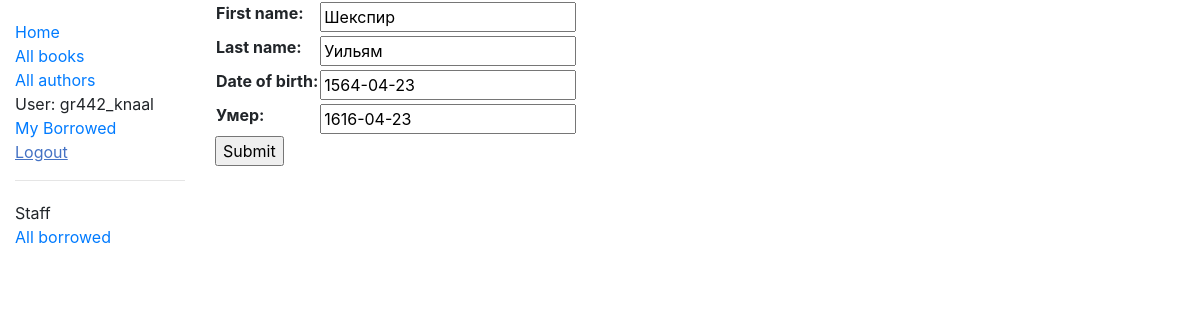
Screenshot of /catalog/author/1/update/ (signed in) with the database file from the repository.
### catalog/models.py (models this page shows, shortened)
class Author(models.Model):
    first_name = models.CharField(max_length=100)
    last_name = models.CharField(max_length=100)
    date_of_birth = models.DateField(null=True, blank=True)
    date_of_death = models.DateField('Умер', null=True, blank=True)
    class Meta:
        ordering = ['last_name', 'first_name']

### catalog/views.py (the view)
# urls.py: path('author/<int:pk>/update/', views.AuthorUpdate.as_view(), name='author-update'),
class AuthorUpdate(PermissionRequiredMixin, UpdateView):
    model = Author
    fields = ['first_name', 'last_name', 'date_of_birth', 'date_of_death']
    permission_required = 'catalog.can_mark_returned'

### catalog/templates/catalog/author_form.html (shortened to what this page needs)
{% extends "base_generic.html" %}
{% block content %}
  <form action="" method="post">
    <table>
      {{ form.as_table }}
    </table>
    <input type="submit" value="Submit" />
  </form>
{% endblock %}

### catalog/templates/base_generic.html (shortened to what this page needs)
<!doctype html>
<html lang="en">
  <head>
    <link rel="stylesheet" href="https://cdn.jsdelivr.net/npm/bootstrap@4.5.3/dist/css/bootstrap.min.css">
    {% load static %}
    <link rel="stylesheet" href="{% static 'css/styles.css' %}">
  </head>
  <body>
    <div class="container-fluid">
      <div class="row">
        <div class="col-sm-2">
        {% block sidebar %}
          <ul class="sidebar-nav">
            <li><a href="{% url 'index' %}">Home</a></li>
            <li><a href="{% url 'books' %}">All books</a></li>
            <li><a href="{% url 'authors' %}">All authors</a></li>
            {% if user.is_authenticated %}
              <li>User: {{ user.get_username }}</li>
              <li><a href="{% url 'my-borrowed' %}">My Borrowed</a></li>
              <li>
                <form method="post" action="{% url 'logout' %}">
                  <input type="submit" value="Logout" style="background:none; border:none; color:#4472C4; cursor:pointer; padding:0; font: inherit; text-decoration: underline;">
                </form>
              </li>
            {% else %}
              <li><a href="{% url 'login' %}?next={{request.path}}">Login</a></li>
            {% endif %}
          </ul>
          {% if perms.catalog.can_mark_returned %}
            <hr>
            <ul class="sidebar-nav">
              <li>Staff</li>
              <li><a href="{% url 'all-borrowed' %}">All borrowed</a></li>
            </ul>
          {% endif %}
        {% endblock %}
        </div>
        <div class="col-sm-10 ">
        {% block content %}{% endblock %}
        </div>
      </div>
    </div>
  </body>
</html>

### catalog/static/css/styles.css (style rules this page uses)
.sidebar-nav { margin-top: 20px; padding: 0; list-style: none; }

### rows the page displays
Author: first_name "Шекспир", last_name "Уильям", date_of_birth "1564-04-23", date_of_death "1616-04-23"

### other values shown
{{ user.get_username }} "gr442_knaal"
